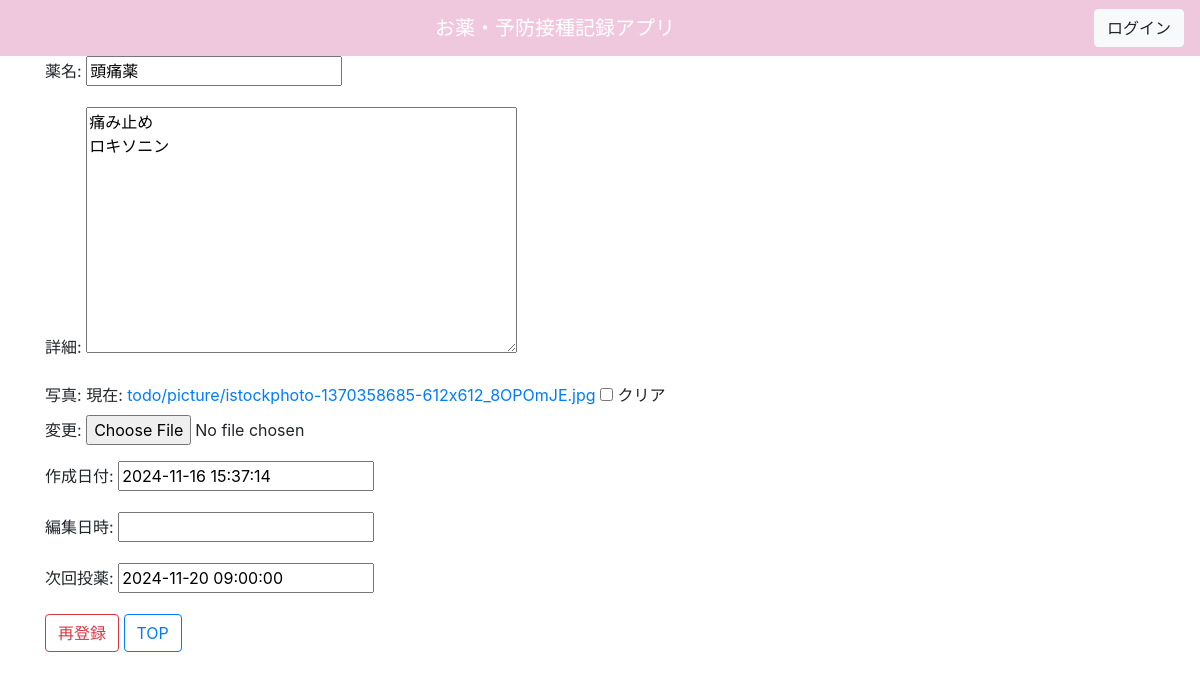
Page /update/21 on the committed database.
### todo/models.py (models this page shows, shortened)
class TodoModel(models.Model):
    title = models.CharField('薬名', max_length=50)
    contents = models.TextField('詳細')
    img = models.ImageField('写真', upload_to='todo/picture/', blank=True, null=True)
    created_at = models.DateTimeField('作成日付', default=timezone.now)
    update_at = models.DateTimeField('編集日時',blank=True, null=True)
    duedate = models.DateTimeField('次回投薬', blank=True, null=True, default=timezone.now)

### todo/views.py (the view)
# urls.py: path('update/<int:pk>',TodoUpdate.as_view(),name='update'),
class TodoUpdate(UpdateView):
    template_name = 'todo/update.html'
    model = TodoModel
    fields = ('title','contents','img','created_at','update_at','duedate')
    success_url = reverse_lazy('todo:list')
    def update(request):
        if request.method == 'POST':
            form = TodoForm(request.POST, request.FILES)
            if form.is_valid():
                form.save()
            return render(request,'todo/list.html')

### todo/templates/todo/update.html (shortened to what this page needs)
{% extends 'base.html' %}
{% block content %}
<div class='container'>
<form action = '' method = 'POST'enctype="multipart/form-data">
{{ form.as_p }}
<input class="btn btn-outline-danger " type = 'submit' value = '再登録'>
<a href="{% url 'todo:list' %}" class="btn btn-outline-primary " tabindex="-1" role="button" aria-disabled="true">TOP</a>
</form>
{% endblock content %}

### rows in the picture
TodoModel: title "頭痛薬", contents "痛み止め ロキソニン", created_at "2024-11-16 15:37:14", duedate "2024-11-20 09:00:00"
